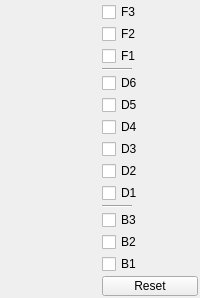
        <widget class="QWidget" name="group_mask">
         <layout class="QHBoxLayout" name="group_mask_layout">
          <property name="spacing">
           <number>0</number>
          </property>
          <property name="leftMargin">
           <number>0</number>
          </property>
          <property name="topMargin">
           <number>0</number>
          </property>
          <property name="rightMargin">
           <number>0</number>
          </property>
          <property name="bottomMargin">
           <number>0</number>
          </property>
          <item>
           <widget class="QWidget" name="panel_mask" native="true">
            <property name="sizePolicy">
             <sizepolicy hsizetype="Ignored" vsizetype="Ignored">
              <horstretch>0</horstretch>
              <verstretch>0</verstretch>
             </sizepolicy>
            </property>
            <property name="font">
             <font>
              <family>MS Shell Dlg 2</family>
             </font>
            </property>
           </widget>
          </item>
          <item>
           <widget class="QWidget" name="edit_mask" native="true">
            <property name="sizePolicy">
             <sizepolicy hsizetype="Ignored" vsizetype="Fixed">
              <horstretch>0</horstretch>
              <verstretch>0</verstretch>
             </sizepolicy>
            </property>
            <property name="maximumSize">
             <size>
              <width>120</width>
              <height>16777215</height>
             </size>
            </property>
            <property name="font">
             <font>
              <family>MS Shell Dlg 2</family>
             </font>
            </property>
            <layout class="QGridLayout" name="edit_mask_layout">
             <property name="leftMargin">
              <number>2</number>
             </property>
             <property name="topMargin">
              <number>2</number>
             </property>
             <property name="rightMargin">
              <number>2</number>
             </property>
             <property name="bottomMargin">
              <number>2</number>
             </property>
             <property name="horizontalSpacing">
              <number>0</number>
             </property>
             <property name="verticalSpacing">
              <number>2</number>
             </property>
             <item row="8" column="1">
              <widget class="QWidget" name="d2_color" native="true">
               <property name="sizePolicy">
                <sizepolicy hsizetype="Ignored" vsizetype="Fixed">
                 <horstretch>0</horstretch>
                 <verstretch>0</verstretch>
                </sizepolicy>
               </property>
               <property name="minimumSize">
                <size>
                 <width>0</width>
                 <height>20</height>
                </size>
               </property>
               <property name="maximumSize">
                <size>
                 <width>16777215</width>
                 <height>20</height>
                </size>
               </property>
               <property name="font">
                <font>
                 <family>MS Shell Dlg 2</family>
                </font>
               </property>
              </widget>
             </item>
             <item row="1" column="0">
              <widget class="QCheckBox" name="f2_live">
               <property name="sizePolicy">
                <sizepolicy hsizetype="Fixed" vsizetype="Fixed">
                 <horstretch>0</horstretch>
                 <verstretch>0</verstretch>
                </sizepolicy>
               </property>
               <property name="minimumSize">
                <size>
                 <width>0</width>
                 <height>0</height>
                </size>
               </property>
               <property name="maximumSize">
                <size>
                 <width>16777215</width>
                 <height>20</height>
                </size>
               </property>
               <property name="font">
                <font>
                 <family>MS Shell Dlg 2</family>
                </font>
               </property>
               <property name="text">
                <string>F2</string>
               </property>
              </widget>
             </item>
             <item row="0" column="0">
              <widget class="QCheckBox" name="f3_live">
               <property name="sizePolicy">
                <sizepolicy hsizetype="Fixed" vsizetype="Fixed">
                 <horstretch>0</horstretch>
                 <verstretch>0</verstretch>
                </sizepolicy>
               </property>
               <property name="minimumSize">
                <size>
                 <width>0</width>
                 <height>0</height>
                </size>
               </property>
               <property name="maximumSize">
                <size>
                 <width>16777215</width>
                 <height>20</height>
                </size>
               </property>
               <property name="font">
                <font>
                 <family>MS Shell Dlg 2</family>
                </font>
               </property>
               <property name="text">
                <string>F3</string>
               </property>
              </widget>
             </item>
             <item row="12" column="0">
              <widget class="QCheckBox" name="b2_live">
               <property name="sizePolicy">
                <sizepolicy hsizetype="Fixed" vsizetype="Fixed">
                 <horstretch>0</horstretch>
                 <verstretch>0</verstretch>
                </sizepolicy>
               </property>
               <property name="minimumSize">
                <size>
                 <width>0</width>
                 <height>0</height>
                </size>
               </property>
               <property name="maximumSize">
                <size>
                 <width>16777215</width>
                 <height>20</height>
                </size>
               </property>
               <property name="font">
                <font>
                 <family>MS Shell Dlg 2</family>
                </font>
               </property>
               <property name="text">
                <string>B2</string>
               </property>
              </widget>
             </item>
             <item row="8" column="0">
              <widget class="QCheckBox" name="d2_live">
               <property name="sizePolicy">
                <sizepolicy hsizetype="Fixed" vsizetype="Fixed">
                 <horstretch>0</horstretch>
                 <verstretch>0</verstretch>
                </sizepolicy>
               </property>
               <property name="minimumSize">
                <size>
                 <width>0</width>
                 <height>0</height>
                </size>
               </property>
               <property name="maximumSize">
                <size>
                 <width>16777215</width>
                 <height>20</height>
                </size>
               </property>
               <property name="font">
                <font>
                 <family>MS Shell Dlg 2</family>
                </font>
               </property>
               <property name="text">
                <string>D2</string>
               </property>
              </widget>
             </item>
             <item row="0" column="1">
              <widget class="QWidget" name="f3_color" native="true">
               <property name="sizePolicy">
                <sizepolicy hsizetype="Ignored" vsizetype="Fixed">
                 <horstretch>0</horstretch>
                 <verstretch>0</verstretch>
                </sizepolicy>
               </property>
               <property name="minimumSize">
                <size>
                 <width>0</width>
                 <height>20</height>
                </size>
               </property>
               <property name="maximumSize">
                <size>
                 <width>16777215</width>
                 <height>20</height>
                </size>
               </property>
               <property name="font">
                <font>
                 <family>MS Shell Dlg 2</family>
                </font>
               </property>
              </widget>
             </item>
             <item row="6" column="0">
              <widget class="QCheckBox" name="d4_live">
               <property name="sizePolicy">
                <sizepolicy hsizetype="Fixed" vsizetype="Fixed">
                 <horstretch>0</horstretch>
                 <verstretch>0</verstretch>
                </sizepolicy>
               </property>
               <property name="minimumSize">
                <size>
                 <width>0</width>
                 <height>0</height>
                </size>
               </property>
               <property name="maximumSize">
                <size>
                 <width>16777215</width>
                 <height>20</height>
                </size>
               </property>
               <property name="font">
                <font>
                 <family>MS Shell Dlg 2</family>
                </font>
               </property>
               <property name="text">
                <string>D4</string>
               </property>
              </widget>
             </item>
             <item row="4" column="1">
              <widget class="QWidget" name="d6_color" native="true">
               <property name="sizePolicy">
                <sizepolicy hsizetype="Ignored" vsizetype="Fixed">
                 <horstretch>0</horstretch>
                 <verstretch>0</verstretch>
                </sizepolicy>
               </property>
               <property name="minimumSize">
                <size>
                 <width>0</width>
                 <height>20</height>
                </size>
               </property>
               <property name="maximumSize">
                <size>
                 <width>16777215</width>
                 <height>20</height>
                </size>
               </property>
               <property name="font">
                <font>
                 <family>MS Shell Dlg 2</family>
                </font>
               </property>
              </widget>
             </item>
             <item row="4" column="0">
              <widget class="QCheckBox" name="d6_live">
               <property name="sizePolicy">
                <sizepolicy hsizetype="Fixed" vsizetype="Fixed">
                 <horstretch>0</horstretch>
                 <verstretch>0</verstretch>
                </sizepolicy>
               </property>
               <property name="minimumSize">
                <size>
                 <width>0</width>
                 <height>0</height>
                </size>
               </property>
               <property name="maximumSize">
                <size>
                 <width>16777215</width>
                 <height>20</height>
                </size>
               </property>
               <property name="font">
                <font>
                 <family>MS Shell Dlg 2</family>
                </font>
               </property>
               <property name="text">
                <string>D6</string>
               </property>
              </widget>
             </item>
             <item row="5" column="0">
              <widget class="QCheckBox" name="d5_live">
               <property name="sizePolicy">
                <sizepolicy hsizetype="Fixed" vsizetype="Fixed">
                 <horstretch>0</horstretch>
                 <verstretch>0</verstretch>
                </sizepolicy>
               </property>
               <property name="minimumSize">
                <size>
                 <width>0</width>
                 <height>0</height>
                </size>
               </property>
               <property name="maximumSize">
                <size>
                 <width>16777215</width>
                 <height>20</height>
                </size>
               </property>
               <property name="font">
                <font>
                 <family>MS Shell Dlg 2</family>
                </font>
               </property>
               <property name="text">
                <string>D5</string>
               </property>
              </widget>
             </item>
             <item row="2" column="1">
              <widget class="QWidget" name="f1_color" native="true">
               <property name="sizePolicy">
                <sizepolicy hsizetype="Ignored" vsizetype="Fixed">
                 <horstretch>0</horstretch>
                 <verstretch>0</verstretch>
                </sizepolicy>
               </property>
               <property name="minimumSize">
                <size>
                 <width>0</width>
                 <height>20</height>
                </size>
               </property>
               <property name="maximumSize">
                <size>
                 <width>16777215</width>
                 <height>20</height>
                </size>
               </property>
               <property name="font">
                <font>
                 <family>MS Shell Dlg 2</family>
                </font>
               </property>
              </widget>
             </item>
             <item row="1" column="1">
              <widget class="QWidget" name="f2_color" native="true">
               <property name="sizePolicy">
                <sizepolicy hsizetype="Ignored" vsizetype="Fixed">
                 <horstretch>0</horstretch>
                 <verstretch>0</verstretch>
                </sizepolicy>
               </property>
               <property name="minimumSize">
                <size>
                 <width>0</width>
                 <height>20</height>
                </size>
               </property>
               <property name="maximumSize">
                <size>
                 <width>16777215</width>
                 <height>20</height>
                </size>
               </property>
               <property name="font">
                <font>
                 <family>MS Shell Dlg 2</family>
                </font>
               </property>
              </widget>
             </item>
             <item row="9" column="1">
              <widget class="QWidget" name="d1_color" native="true">
               <property name="sizePolicy">
                <sizepolicy hsizetype="Ignored" vsizetype="Fixed">
                 <horstretch>0</horstretch>
                 <verstretch>0</verstretch>
                </sizepolicy>
               </property>
               <property name="minimumSize">
                <size>
                 <width>0</width>
                 <height>20</height>
                </size>
               </property>
               <property name="maximumSize">
                <size>
                 <width>16777215</width>
                 <height>20</height>
                </size>
               </property>
               <property name="font">
                <font>
                 <family>MS Shell Dlg 2</family>
                </font>
               </property>
              </widget>
             </item>
             <item row="11" column="1">
              <widget class="QWidget" name="b3_color" native="true">
               <property name="sizePolicy">
                <sizepolicy hsizetype="Ignored" vsizetype="Fixed">
                 <horstretch>0</horstretch>
                 <verstretch>0</verstretch>
                </sizepolicy>
               </property>
               <property name="minimumSize">
                <size>
                 <width>0</width>
                 <height>20</height>
                </size>
               </property>
               <property name="maximumSize">
                <size>
                 <width>16777215</width>
                 <height>20</height>
                </size>
               </property>
               <property name="font">
                <font>
                 <family>MS Shell Dlg 2</family>
                </font>
               </property>
              </widget>
             </item>
             <item row="6" column="1">
              <widget class="QWidget" name="d4_color" native="true">
               <property name="sizePolicy">
                <sizepolicy hsizetype="Ignored" vsizetype="Fixed">
                 <horstretch>0</horstretch>
                 <verstretch>0</verstretch>
                </sizepolicy>
               </property>
               <property name="minimumSize">
                <size>
                 <width>0</width>
                 <height>20</height>
                </size>
               </property>
               <property name="maximumSize">
                <size>
                 <width>16777215</width>
                 <height>20</height>
                </size>
               </property>
               <property name="font">
                <font>
                 <family>MS Shell Dlg 2</family>
                </font>
               </property>
              </widget>
             </item>
             <item row="14" column="0" colspan="2">
              <widget class="QPushButton" name="mask_reset">
               <property name="maximumSize">
                <size>
                 <width>16777215</width>
                 <height>20</height>
                </size>
               </property>
               <property name="text">
                <string>Reset</string>
               </property>
              </widget>
             </item>
             <item row="5" column="1">
              <widget class="QWidget" name="d5_color" native="true">
               <property name="sizePolicy">
                <sizepolicy hsizetype="Ignored" vsizetype="Fixed">
                 <horstretch>0</horstretch>
                 <verstretch>0</verstretch>
                </sizepolicy>
               </property>
               <property name="minimumSize">
                <size>
                 <width>0</width>
                 <height>20</height>
                </size>
               </property>
               <property name="maximumSize">
                <size>
                 <width>16777215</width>
                 <height>20</height>
                </size>
               </property>
               <property name="font">
                <font>
                 <family>MS Shell Dlg 2</family>
                </font>
               </property>
              </widget>
             </item>
             <item row="13" column="1">
              <widget class="QWidget" name="b1_color" native="true">
               <property name="sizePolicy">
                <sizepolicy hsizetype="Ignored" vsizetype="Fixed">
                 <horstretch>0</horstretch>
                 <verstretch>0</verstretch>
                </sizepolicy>
               </property>
               <property name="minimumSize">
                <size>
                 <width>0</width>
                 <height>20</height>
                </size>
               </property>
               <property name="maximumSize">
                <size>
                 <width>16777215</width>
                 <height>20</height>
                </size>
               </property>
               <property name="font">
                <font>
                 <family>MS Shell Dlg 2</family>
                </font>
               </property>
              </widget>
             </item>
             <item row="2" column="0">
              <widget class="QCheckBox" name="f1_live">
               <property name="sizePolicy">
                <sizepolicy hsizetype="Fixed" vsizetype="Fixed">
                 <horstretch>0</horstretch>
                 <verstretch>0</verstretch>
                </sizepolicy>
               </property>
               <property name="minimumSize">
                <size>
                 <width>0</width>
                 <height>0</height>
                </size>
               </property>
               <property name="maximumSize">
                <size>
                 <width>16777215</width>
                 <height>20</height>
                </size>
               </property>
               <property name="font">
                <font>
                 <family>MS Shell Dlg 2</family>
                </font>
               </property>
               <property name="text">
                <string>F1</string>
               </property>
              </widget>
             </item>
             <item row="7" column="1">
              <widget class="QWidget" name="d3_color" native="true">
               <property name="sizePolicy">
                <sizepolicy hsizetype="Ignored" vsizetype="Fixed">
                 <horstretch>0</horstretch>
                 <verstretch>0</verstretch>
                </sizepolicy>
               </property>
               <property name="minimumSize">
                <size>
                 <width>0</width>
                 <height>20</height>
                </size>
               </property>
               <property name="maximumSize">
                <size>
                 <width>16777215</width>
                 <height>20</height>
                </size>
               </property>
               <property name="font">
                <font>
                 <family>MS Shell Dlg 2</family>
                </font>
               </property>
              </widget>
             </item>
             <item row="7" column="0">
              <widget class="QCheckBox" name="d3_live">
               <property name="sizePolicy">
                <sizepolicy hsizetype="Fixed" vsizetype="Fixed">
                 <horstretch>0</horstretch>
                 <verstretch>0</verstretch>
                </sizepolicy>
               </property>
               <property name="minimumSize">
                <size>
                 <width>0</width>
                 <height>0</height>
                </size>
               </property>
               <property name="maximumSize">
                <size>
                 <width>16777215</width>
                 <height>20</height>
                </size>
               </property>
               <property name="font">
                <font>
                 <family>MS Shell Dlg 2</family>
                </font>
               </property>
               <property name="text">
                <string>D3</string>
               </property>
              </widget>
             </item>
             <item row="12" column="1">
              <widget class="QWidget" name="b2_color" native="true">
               <property name="sizePolicy">
                <sizepolicy hsizetype="Ignored" vsizetype="Fixed">
                 <horstretch>0</horstretch>
                 <verstretch>0</verstretch>
                </sizepolicy>
               </property>
               <property name="minimumSize">
                <size>
                 <width>0</width>
                 <height>20</height>
                </size>
               </property>
               <property name="maximumSize">
                <size>
                 <width>16777215</width>
                 <height>20</height>
                </size>
               </property>
               <property name="font">
                <font>
                 <family>MS Shell Dlg 2</family>
                </font>
               </property>
              </widget>
             </item>
             <item row="11" column="0">
              <widget class="QCheckBox" name="b3_live">
               <property name="sizePolicy">
                <sizepolicy hsizetype="Fixed" vsizetype="Fixed">
                 <horstretch>0</horstretch>
                 <verstretch>0</verstretch>
                </sizepolicy>
               </property>
               <property name="minimumSize">
                <size>
                 <width>0</width>
                 <height>0</height>
                </size>
               </property>
               <property name="maximumSize">
                <size>
                 <width>16777215</width>
                 <height>20</height>
                </size>
               </property>
               <property name="font">
                <font>
                 <family>MS Shell Dlg 2</family>
                </font>
               </property>
               <property name="text">
                <string>B3</string>
               </property>
              </widget>
             </item>
             <item row="9" column="0">
              <widget class="QCheckBox" name="d1_live">
               <property name="sizePolicy">
                <sizepolicy hsizetype="Fixed" vsizetype="Fixed">
                 <horstretch>0</horstretch>
                 <verstretch>0</verstretch>
                </sizepolicy>
               </property>
               <property name="minimumSize">
                <size>
                 <width>0</width>
                 <height>0</height>
                </size>
               </property>
               <property name="maximumSize">
                <size>
                 <width>16777215</width>
                 <height>20</height>
                </size>
               </property>
               <property name="font">
                <font>
                 <family>MS Shell Dlg 2</family>
                </font>
               </property>
               <property name="text">
                <string>D1</string>
               </property>
              </widget>
             </item>
             <item row="13" column="0">
              <widget class="QCheckBox" name="b1_live">
               <property name="sizePolicy">
                <sizepolicy hsizetype="Fixed" vsizetype="Fixed">
                 <horstretch>0</horstretch>
                 <verstretch>0</verstretch>
                </sizepolicy>
               </property>
               <property name="minimumSize">
                <size>
                 <width>0</width>
                 <height>0</height>
                </size>
               </property>
               <property name="maximumSize">
                <size>
                 <width>16777215</width>
                 <height>20</height>
                </size>
               </property>
               <property name="font">
                <font>
                 <family>MS Shell Dlg 2</family>
                </font>
               </property>
               <property name="text">
                <string>B1</string>
               </property>
              </widget>
             </item>
             <item row="3" column="0">
              <widget class="Line" name="mask_line_1">
               <property name="sizePolicy">
                <sizepolicy hsizetype="Ignored" vsizetype="Fixed">
                 <horstretch>0</horstretch>
                 <verstretch>0</verstretch>
                </sizepolicy>
               </property>
               <property name="maximumSize">
                <size>
                 <width>30</width>
                 <height>5</height>
                </size>
               </property>
               <property name="orientation">
                <enum>Qt::Horizontal</enum>
               </property>
              </widget>
             </item>
             <item row="10" column="0">
              <widget class="Line" name="mask_line_2">
               <property name="sizePolicy">
                <sizepolicy hsizetype="Ignored" vsizetype="Fixed">
                 <horstretch>0</horstretch>
                 <verstretch>0</verstretch>
                </sizepolicy>
               </property>
               <property name="maximumSize">
                <size>
                 <width>30</width>
                 <height>5</height>
                </size>
               </property>
               <property name="orientation">
                <enum>Qt::Horizontal</enum>
               </property>
              </widget>
             </item>
            </layout>
           </widget>
          </item>
         </layout>
        </widget>
